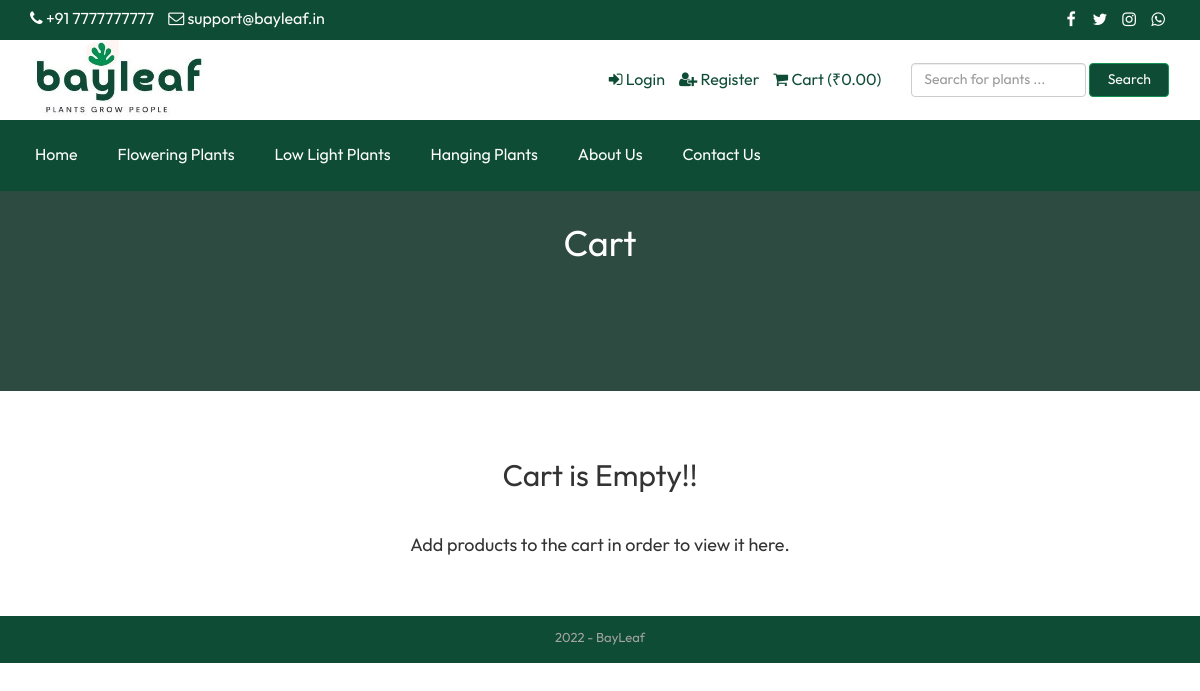
The app's page /cart.php with its own data.
### tables this page shows
CREATE TABLE IF NOT EXISTS `tbl_settings` (
  `id` int(11) NOT NULL AUTO_INCREMENT,
  `logo` varchar(255) NOT NULL,
  `favicon` varchar(255) NOT NULL,
  `footer_text` text NOT NULL,
  `contact_address` text NOT NULL,
  `contact_email` varchar(255) NOT NULL,
  `contact_phone` varchar(255) NOT NULL,
  `receive_email` varchar(255) NOT NULL,
  `receive_email_subject` varchar(255) NOT NULL,
  `receive_email_thank_you_message` text NOT NULL,
  `total_popular_post_sidebar` int(11) NOT NULL,
  `total_featured_product_home` int(11) NOT NULL,
  `total_popular_product_home` int(11) NOT NULL,
  `meta_title_home` text NOT NULL,
  `meta_keyword_home` text NOT NULL,
  `meta_description_home` text NOT NULL,
  `banner_login` varchar(255) NOT NULL,
  `banner_registration` varchar(255) NOT NULL,
  `banner_search` varchar(255) NOT NULL,
  `banner_cart` varchar(255) NOT NULL,
  `banner_checkout` varchar(255) NOT NULL,
  `banner_product_category` varchar(255) NOT NULL,
  `featured_product_title` varchar(255) NOT NULL,
  `featured_product_subtitle` varchar(255) NOT NULL,
  `popular_product_title` varchar(255) NOT NULL,
  `popular_product_subtitle` varchar(255) NOT NULL,
  `bank_detail` text NOT NULL,
  PRIMARY KEY (`id`)
);

CREATE TABLE IF NOT EXISTS `tbl_social` (
  `social_id` int(11) NOT NULL AUTO_INCREMENT,
  `social_name` varchar(30) NOT NULL,
  `social_url` varchar(255) NOT NULL,
  `social_icon` varchar(30) NOT NULL,
  PRIMARY KEY (`social_id`)
);

CREATE TABLE IF NOT EXISTS `tbl_category` (
  `tcat_id` int(11) NOT NULL AUTO_INCREMENT,
  `tcat_name` varchar(255) NOT NULL,
  `show_on_menu` int(1) NOT NULL,
  `p_featured_photo` varchar(255) NOT NULL DEFAULT '   ',
  PRIMARY KEY (`tcat_id`)
);

CREATE TABLE IF NOT EXISTS `tbl_page` (
  `id` int(11) NOT NULL AUTO_INCREMENT,
  `about_title` varchar(255) NOT NULL,
  `about_content` text NOT NULL,
  `about_banner` varchar(255) NOT NULL,
  `about_meta_title` varchar(255) NOT NULL,
  `about_meta_keyword` text NOT NULL,
  `about_meta_description` text NOT NULL,
  `contact_title` varchar(255) NOT NULL,
  `contact_banner` varchar(255) NOT NULL,
  `contact_meta_title` varchar(255) NOT NULL,
  `contact_meta_keyword` text NOT NULL,
  `contact_meta_description` text NOT NULL,
  PRIMARY KEY (`id`)
);

### cart.php (the view, shortened to what this page needs)
<?php require_once('header.php'); ?>
<?php
$statement = $pdo->prepare("SELECT * FROM tbl_settings WHERE id=1");
$statement->execute();
$result = $statement->fetchAll(PDO::FETCH_ASSOC);
foreach ($result as $row) {
    $banner_cart = $row['banner_cart'];
}
?>
<div class="page-banner" style="background-image: url(assets/uploads/<?php echo $banner_cart; ?>)">
    <div class="overlay"></div>
    <div class="page-banner-inner">
        <h1><?php echo "Cart"; ?></h1>
    </div>
</div>
<div class="page">
	<div class="container">
		<div class="row">
			<div class="col-md-12">
                <?php if(!isset($_SESSION['cart_p_id'])): ?>
                    <?php echo '<h2 class="text-center">Cart is Empty!!</h2></br>'; ?>
                    <?php echo '<h4 class="text-center">Add products to the cart in order to view it here.</h4>'; ?>
                <?php endif; ?>
			</div>
		</div>
	</div>
</div>
<?php require_once('footer.php'); ?>

### header.php (shortened to what this page needs)
<?php
include("admin/inc/config.php");
$statement = $pdo->prepare("SELECT * FROM tbl_settings WHERE id=1");
$statement->execute();
$result = $statement->fetchAll(PDO::FETCH_ASSOC);
foreach ($result as $row)
{
	$logo = $row['logo'];
	$contact_email = $row['contact_email'];
	$contact_phone = $row['contact_phone'];
}
?>
<!DOCTYPE html>
<html lang="en">
<head>
	<link rel="stylesheet" href="assets/css/bootstrap.min.css">
	<link rel="stylesheet" href="assets/css/font-awesome.min.css">
	<link rel="stylesheet" href="assets/css/owl.carousel.min.css">
	<link rel="stylesheet" href="assets/css/owl.theme.default.min.css">
	<link rel="stylesheet" href="assets/css/jquery.bxslider.min.css">
    <link rel="stylesheet" href="assets/css/magnific-popup.css">
    <link rel="stylesheet" href="assets/css/rating.css">
	<link rel="stylesheet" href="assets/css/spacing.css">
	<link rel="stylesheet" href="assets/css/bootstrap-touch-slider.css">
	<link rel="stylesheet" href="assets/css/animate.min.css">
	<link rel="stylesheet" href="assets/css/tree-menu.css">
	<link rel="stylesheet" href="assets/css/select2.min.css">
	<link rel="stylesheet" href="assets/css/main.css">
	<link rel="stylesheet" href="assets/css/responsive.css">
	<?php
	$statement = $pdo->prepare("SELECT * FROM tbl_page WHERE id=1");
	$statement->execute();
	$result = $statement->fetchAll(PDO::FETCH_ASSOC);
		?>
</head>
<body>
<div class="top">
	<div class="container">
		<div class="row">
			<div class="col-md-6 col-sm-6 col-xs-12">
				<div class="left">
					<ul>
						<li><i class="fa fa-phone"></i> <?php echo $contact_phone; ?></li>
						<li><i class="fa fa-envelope-o"></i> <?php echo $contact_email; ?></li>
					</ul>
				</div>
			</div>
			<div class="col-md-6 col-sm-6 col-xs-12">
				<div class="right">
					<ul>
						<?php
						$statement = $pdo->prepare("SELECT * FROM tbl_social");
						$statement->execute();
						$result = $statement->fetchAll(PDO::FETCH_ASSOC);
						foreach ($result as $row) {
							?>
							<?php if($row['social_url'] != ''): ?>
							<li><a href="<?php echo $row['social_url']; ?>"><i class="<?php echo $row['social_icon']; ?>"></i></a></li>
							<?php endif; ?>
							<?php
						}
						?>
					</ul>
				</div>
			</div>
		</div>
	</div>
</div>
<div class="header">
	<div class="container">
		<div class="row inner">
			<div class="col-md-4 logo">
				<a href="index.php"><img src="assets/uploads/<?php echo $logo; ?>" alt="logo image"></a>
			</div>
			<div class="col-md-5 right">
				<ul>
					<?php
					if(isset($_SESSION['customer'])) {
						?>
						<li><i class="fa fa-user"></i> <?php echo "Logged in as"; ?> <?php echo $_SESSION['customer']['cust_name']; ?></li>
						<li><a href="dashboard.php"><i class="fa fa-home"></i> <?php echo "Dashboard"; ?></a></li>
						<?php
					} else {
						?>
						<li><a href="login.php"><i class="fa fa-sign-in"></i> <?php echo "Login"; ?></a></li>
						<li><a href="registration.php"><i class="fa fa-user-plus"></i> <?php echo "Register"; ?></a></li>
						<?php
					}
					?>
					<li><a href="cart.php"><i class="fa fa-shopping-cart"></i> <?php echo "Cart"; ?> (<?php echo "₹"; ?><?php
					if(isset($_SESSION['cart_p_id'])) {
						$table_total_price = 0;
						$i=0;
	                    foreach($_SESSION['cart_p_qty'] as $key => $value)
	                    {
	                        $i++;
	                        $arr_cart_p_qty[$i] = $value;
	                    }                    $i=0;
	                    foreach($_SESSION['cart_p_current_price'] as $key => $value)
	                    {
	                        $i++;
	                        $arr_cart_p_current_price[$i] = $value;
	                    }
	                    for($i=1;$i<=count($arr_cart_p_qty);$i++) {
	                    	$row_total_price = $arr_cart_p_current_price[$i]*$arr_cart_p_qty[$i];
	                        $table_total_price = $table_total_price + $row_total_price;
	                    }
						echo $table_total_price;
					} else {
						echo '0.00';
					}
					?>)</a></li>
				</ul>
			</div>
			<div class="col-md-3 search-area">
				<form class="navbar-form navbar-left" role="search" action="search-result.php" method="get">
					<div class="form-group">
						<input type="text" class="form-control search-top" placeholder="<?php echo "Search for plants ..."; ?>" name="search_text">
					</div>
					<button type="submit" class="btn btn-danger"><?php echo "Search"; ?></button>
				</form>
			</div>
		</div>
	</div>
</div>
<div class="nav">
	<div class="container">
		<div class="row">
			<div class="col-md-12 pl_0 pr_0">
				<div class="menu-container">
					<div class="menu">
						<ul>
							<li><a href="index.php">Home</a></li>
							<?php
							$statement = $pdo->prepare("SELECT * FROM tbl_category WHERE show_on_menu=1");
							$statement->execute();
							$result = $statement->fetchAll(PDO::FETCH_ASSOC);
							foreach ($result as $row) {
								?>
								<li><a href="product-category.php?id=<?php echo $row['tcat_id']; ?>&type=top-category"><?php echo $row['tcat_name']; ?></a>
								<?php
							}
							?>
							<?php
							$statement = $pdo->prepare("SELECT * FROM tbl_page WHERE id=1");
							$statement->execute();
							$result = $statement->fetchAll(PDO::FETCH_ASSOC);
							foreach ($result as $row) {
								$about_title = $row['about_title'];
								$contact_title = $row['contact_title'];
							}
							?>
							<li><a href="about.php"><?php echo $about_title; ?></a></li>
							<li><a href="contact.php"><?php echo $contact_title; ?></a></li>
						</ul>
					</div>
				</div>
			</div>
		</div>
	</div>
</div>

### footer.php (shortened to what this page needs)
<?php
$statement = $pdo->prepare("SELECT * FROM tbl_settings WHERE id=1");
$statement->execute();
$result = $statement->fetchAll(PDO::FETCH_ASSOC);
foreach ($result as $row)
{
	$footer_text = $row['footer_text'];
}
?>
<div class="footer-bottom">
	<div class="container">
		<div class="row">
			<div class="col-md-12 copyright">
				<?php echo $footer_text; ?>
			</div>
		</div>
	</div>
</div>
</body>
</html>

### assets/css/main.css (style rules this page uses)
* { margin: 0; padding: 0; }
body { font-family: "Outfit",sans-serif; font-size: 16px; }
h1, h2, h3, h4, h5, h6 { font-family: "Outfit",sans-serif; }
a { text-decoration: none; }
.top { width: 100%; height: 40px; background: #0E4C35; }
.top .left { float: left; }
.top .left ul { padding-top: 8px; }
.top .left ul li { list-style-type: none; float: left; margin-right: 14px; color: white; }
.top .left ul li i { color: white; }
.top .right { float: right; }
.top .right ul { padding-top: 8px; }
.top .right ul li { list-style-type: none; float: left; margin-left: 5px; }
.top .right ul li a { color: white; width: 24px; height: 24px; line-height: 24px; text-align: center; border-radius: 50%; display: block; transition: all 0.4s ease; }
.header { width: 100%; height: auto; background: #fff; }
.header .inner { height: auto; display: table; }
.header .logo { float: none; display: table-cell; vertical-align: middle; }
.header .logo img { max-width: 100%; height: 80px; }
.header .navbar-form .form-control { width: 300px; }
.header .search-area { float: none; display: table-cell; vertical-align: middle; }
.header .search-area .form-group { width: calc(100% - 84px); }
.header .search-area button { width: 80px; }
.header .search-area form { width: 100%; }
.header .right { float: none; display: table-cell; vertical-align: middle; padding-right: 0; }
.header .right ul { float: right; margin-bottom: 0; }
.header .right ul li { list-style-type: none; float: left; margin-left: 14px; color: #0E4C35; }
.header .right ul li a { color: #0E4C35; }
.header .navbar-form .search-top { width: 100%; }
.nav { background: #0E4C35; }
.menu-container { width: 100%; margin: 0 auto; background: #0E4C35; }
.menu > ul { margin: 0 auto; width: 100%; list-style: none; padding: 0; position: relative; box-sizing: border-box; }
.menu > ul:before, .menu > ul:after { content: ""; display: table; }
.menu > ul:after { clear: both; }
.menu > ul > li { float: left; padding: 0; margin: 0; }
.menu > ul > li a { text-decoration: none; padding: 1.5em 20px; display: block; color: #fff; }
.footer-bottom { width: 100%; height: auto; background: #0E4C35; padding: 14px 0; }
.footer-bottom .copyright { font-size: 13px; color: #a3a3a3; text-align: center; }
.page-banner { width: 100%; height: 200px; opacity: 0.9; background-repeat: no-repeat; background-position: center center; -webkit-background-size: cover; background-size: cover; position: relative; padding-top: 15px; padding-bottom: 15px; overflow: hidden; }
.page-banner .overlay { position: absolute; left: 0; top: 0; width: 100%; height: 100%; opacity: 0.7; background: #131921; }
.page-banner h1 { color: #fff; text-align: center; z-index: 999; position: relative; }
.page { width: 100%; height: auto; padding-top: 50px; padding-bottom: 50px; }

### assets/css/responsive.css (style rules this page uses)
@media only screen and (min-width: 992px) { .header .inner { width: 100%; } }
@media only screen and (min-width: 992px) { .header .search-area { padding-right: 0; } }
@media only screen and (min-width: 992px) { .header .search-area form { padding-right: 0; } }
@media only screen and (min-width: 992px) { .header .container { padding-right: 0; } }

### records on screen
tbl_settings: contact_phone "+91 7777777777", contact_email "support@bayleaf.in", logo (picture), banner_cart (picture), footer_text "2022 - BayLeaf"
tbl_category: tcat_name "Flowering Plants"
tbl_category: tcat_name "Low Light Plants"
tbl_category: tcat_name "Hanging Plants"
tbl_page: about_title "About Us", contact_title "Contact Us"
